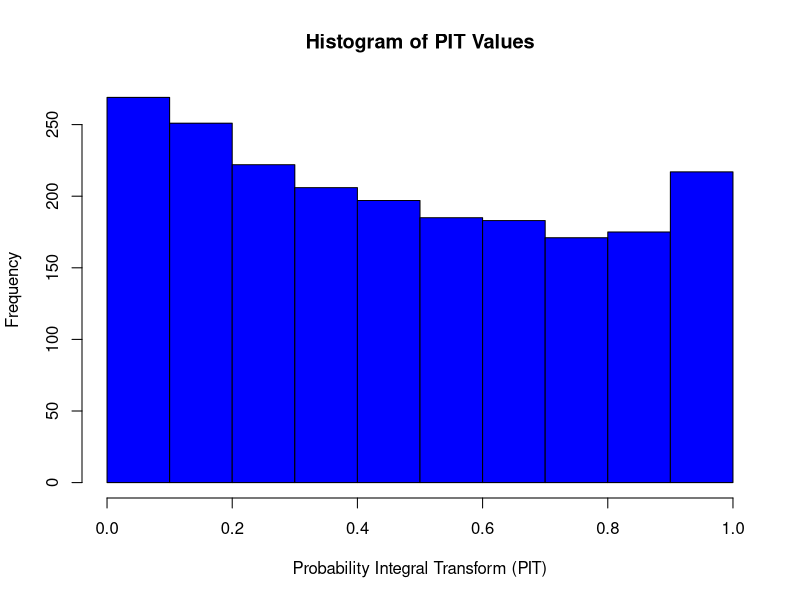
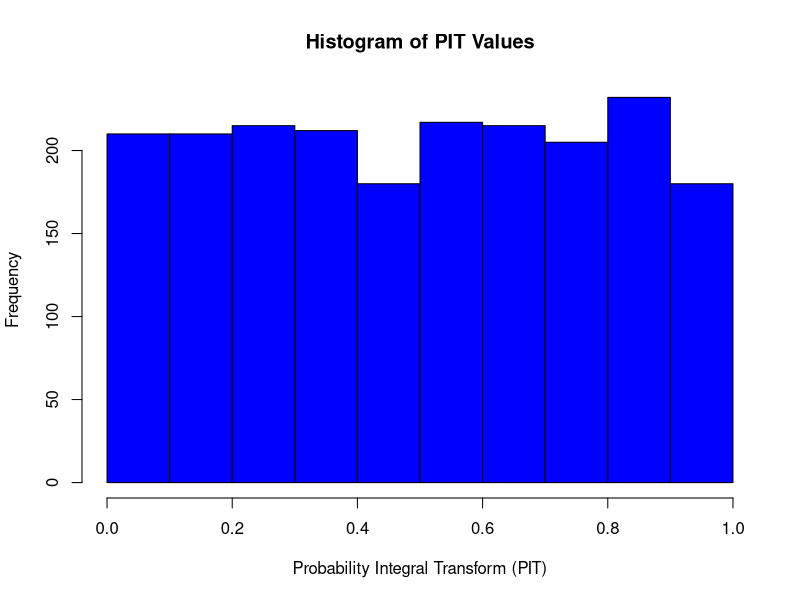

R code for these plots, in order:
## ---- chunk 1
knitr::opts_chunk$set(echo = TRUE)
## ---- chunk 2
# load the data
data <- read.table("PropertyFund.txt", header = TRUE)
## ---- chunk 3
# filter the data for years 2006-2010
data <- subset(data, Year >= 2006 & Year <= 2010)

# split the data into training (2006-2008) and test (2009-2010) sets
train_data <- subset(data, Year <= 2008)
test_data <- subset(data, Year >= 2009)
## ---- chunk 4
library(MASS)
set.seed(182)

# fit a Poisson regression using EntityType, AlarmCredit, and log of Coverage as predictors
model <- glm(Freq ~ EntityType + AlarmCredit + log(Coverage), data = train_data, family = "poisson")

# predict counts using test data
test_data$predicted_counts <- predict(model, newdata = test_data, type = "response")

# calculate PIT values
v <- runif(nrow(test_data))
test_data$pit <- (1-v)*ppois(test_data$Freq-1, test_data$predicted_counts) + v*ppois(test_data$Freq, test_data$predicted_counts)

# plot histogram of PIT values
hist(test_data$pit, breaks = 10, col = "blue", xlab = "Probability Integral Transform (PIT)", main = "Histogram of PIT Values")
## ---- chunk 5
# fit a negative binomial regression using EntityType, AlarmCredit, and log of Coverage as predictors
library(MASS)
set.seed(182)
model <- glm.nb(Freq ~ EntityType + AlarmCredit + log(Coverage), data = train_data)

# predict counts using test data
test_data$predicted_counts <- predict(model, newdata = test_data, type = "response")

# calculate PIT values
v <- runif(nrow(test_data))
test_data$pit <- (1-v)*pnbinom(test_data$Freq-1, size = model$theta, mu = test_data$predicted_counts) + v*pnbinom(test_data$Freq, size = model$theta, mu = test_data$predicted_counts)

# plot histogram of PIT values
hist(test_data$pit, breaks = 10, col = "blue", xlab = "Probability Integral Transform (PIT)", main = "Histogram of PIT Values")
